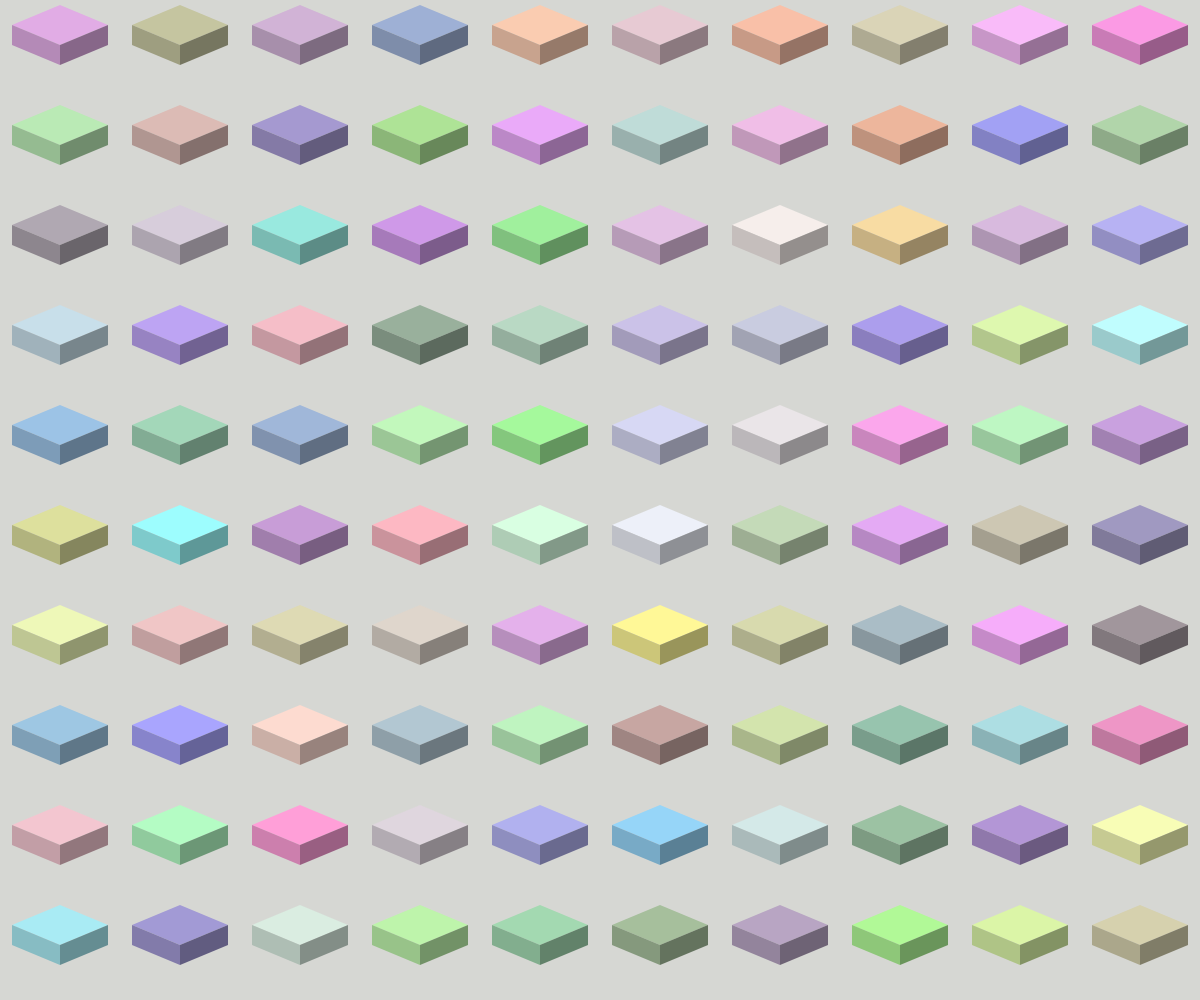
Frame 1 (no input)
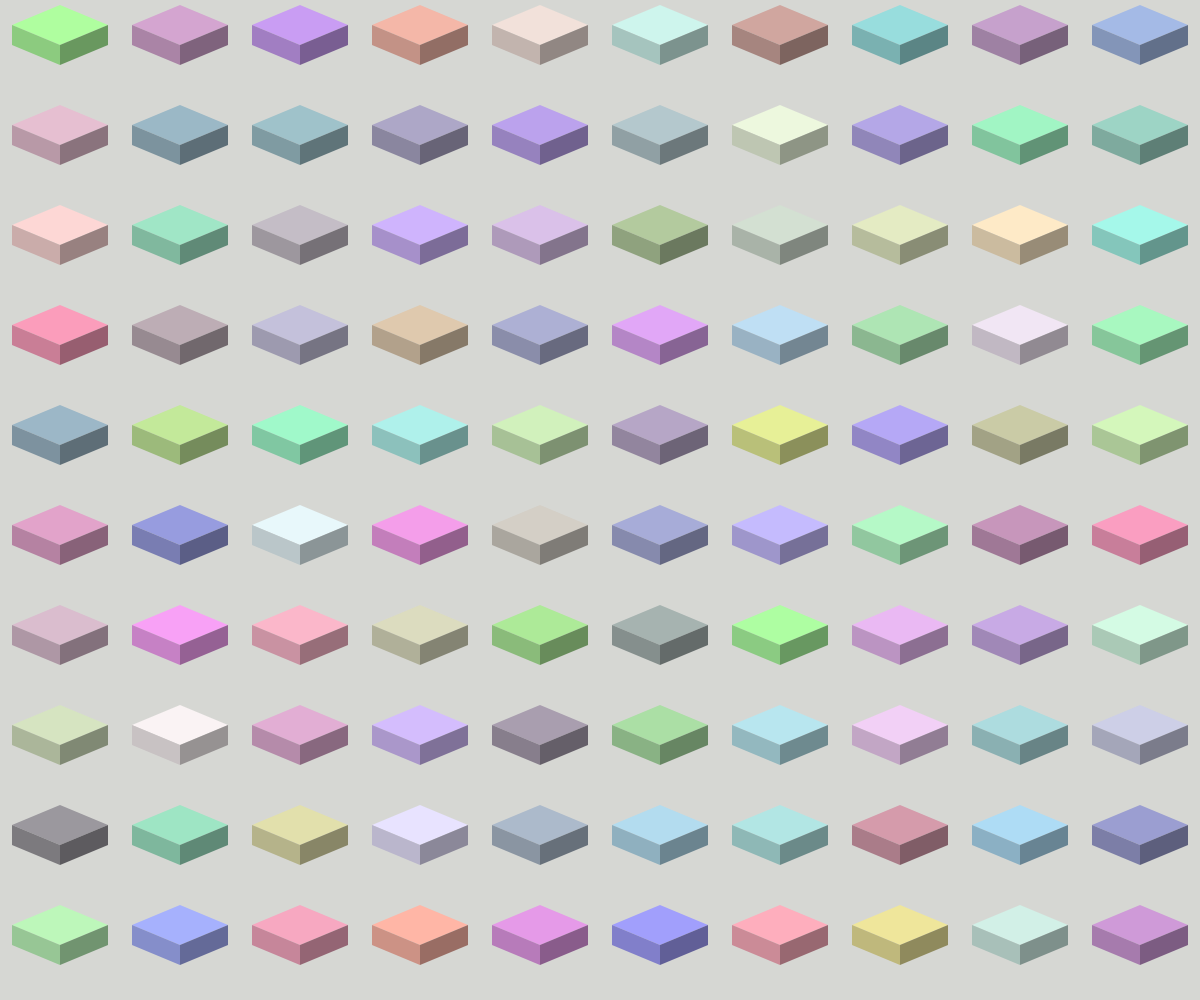
Frame 2 (the mouse pressed at the canvas centre, redrawn once)

The p5.js sketch that drew these frames (run headless with seeded random() and noise() and a simulated clock; the mouse was pressed at the canvas centre and the sketch redrawn once):

// p5.js sketch
// ── sketch.js
function setup() {
  createCanvas(windowWidth, windowHeight);
  noLoop();
  noStroke();
  drawPattern();
}

function draw() {}

function drawPattern() {
  background("#D6D7D3");

  let cols = 10;
  let rows = 10;
  let w = width / cols;
  let h = height / rows * 0.5;

  for (let i = 0; i < cols; i++) {
    for (let j = 0; j < rows; j++) {
      let x = i * w;
      let y = j * h * 2;

      drawCube(x + w / 2, y + h / 2, w * 0.8, h * 0.8);
    }
  }
}

function drawCube(cx, cy, w, h) {
  let hw = w / 2;
  let hh = h / 2;

  let topColor = color(random(150, 255), random(150, 255), random(150, 255));
  let leftColor = lerpColor(topColor, color(0), 0.2);
  let rightColor = lerpColor(topColor, color(0), 0.4);

  fill(topColor);
  quad(
    cx, cy - hh,
    cx + hw, cy,
    cx, cy + hh,
    cx - hw, cy
  );

  fill(leftColor);
  quad(
    cx - hw, cy,
    cx, cy + hh,
    cx, cy + hh * 2,
    cx - hw, cy + hh
  );

  fill(rightColor);
  quad(
    cx + hw, cy,
    cx, cy + hh,
    cx, cy + hh * 2,
    cx + hw, cy + hh
  );
}

function mousePressed() {
  drawPattern();
}

function windowResized() {
  resizeCanvas(windowWidth, windowHeight);
  drawPattern();
}
